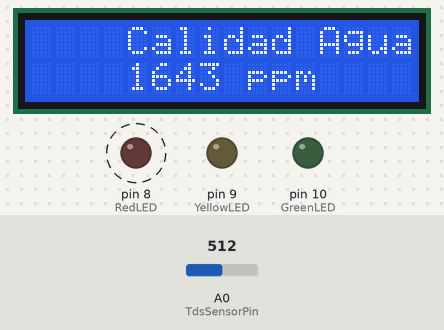
Bench run of a sketch on a simulated Arduino Uno, built with avr-gcc and run on an emulated ATmega328P. Parts: 16×2 character LCD, output pins drawn as LEDs (lit = HIGH). Dashed ring = blinking. The inputs (shaded band) are chosen by the test bench; at power-on: A0 (TdsSensorPin) = 512. What the sketch prints to the serial monitor is not drawn.

Above: at 0.92 s.
1.3 s: A0 (TdsSensorPin) set to 272
At 1.68 s:
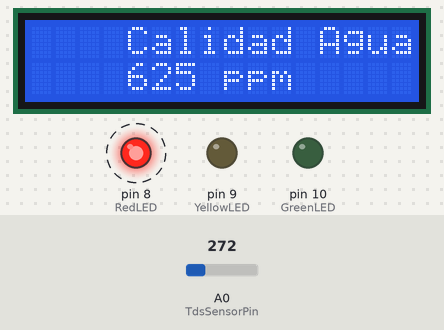
3.0 s: A0 (TdsSensorPin) set to 249
At 3.2 s:
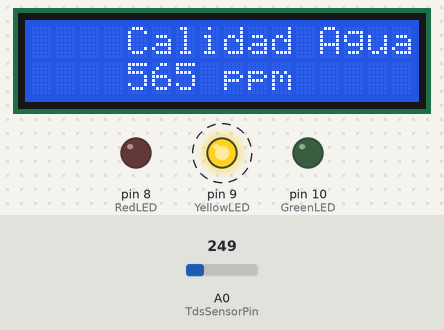
6.0 s: A0 (TdsSensorPin) set to 137
At 6.23 s:
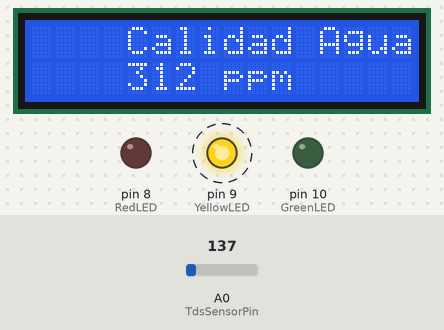
7.6 s: A0 (TdsSensorPin) set to 123
At 7.75 s:
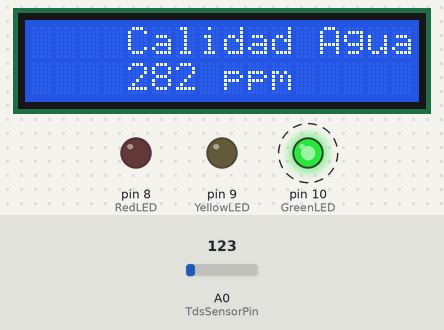
Timing chart, 0 to 11.6 s (numbered marks = the images above; inputs shaded):
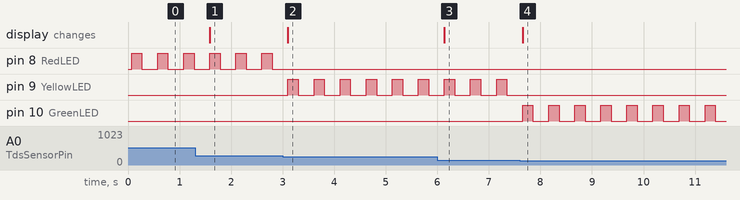

Measured:
- the behaviour switches between 263 and 262 on A0 (TdsSensorPin) (found by bisection; images 1 and 2)
- the behaviour switches between 132 and 131 on A0 (TdsSensorPin) (found by bisection; images 3 and 4)
- after the input at 1.3 s, the display: changes after 0.29 s (image 1)
- after the input at 3.0 s, pin 8 (RedLED): stops changing and stays LOW; pin 9 (YellowLED): alternates HIGH for 0.20 s and LOW for 0.31 s, starting after 0.10 s; the display: changes after 0.10 s (image 2)
- after the input at 6.0 s, the display: changes after 0.14 s (image 3)
- after the input at 7.6 s, pin 9 (YellowLED): stops changing and stays LOW; pin 10 (GreenLED): alternates HIGH for 0.20 s and LOW for 0.31 s, starting after 0.05 s; the display: changes after 0.05 s (image 4)
- by itself, pin 8 (RedLED): alternates HIGH for 0.20 s and LOW for 0.31 s

The sketch:

puresadelagua.ino
```cpp
#include <GravityTDS.h>

#include <EEPROM.h>
#include "GravityTDS.h"
#include <LiquidCrystal.h>

// Definimos el pin analógico donde irá conectado el medidor de partículas TDS
// y también los pines digitales donde irán conectaos los LEDS
#define TdsSensorPin A0
#define GreenLED 10
#define YellowLED 9
#define RedLED 8

// Instanciamos el objeto GravityTDS y LiquidCrystal para poder usar los sensores
GravityTDS gravityTds;
// LiquidCrystal(rs, e, d4, d5, d6, d7)
LiquidCrystal lcd(12, 11, 5, 4, 3, 2);

// El valor ppm leído por el sensor TDS varía en función de la temperatura
// por lo que es esencial definir la temperatura del agua o añadir un sensor
// de temperatura

// Definimos temperatura del agua a medir y el valor ppm en seco (0 ppm)
float temperature = 15, tdsValue = 0;

// Configuración inicial
void setup()
{
  Serial.begin(115200);

  // Inicializamos la pantalla LCD
  lcd.begin(16,2);

  // Configuramos el pin donde irá conectado el sensor TDS
  gravityTds.setPin(TdsSensorPin);
  // Definimos voltaje de referencia del ADC (5V en Arduino UNO)
  gravityTds.setAref(5.0);
  // Definimos el rango del ADC (1024 en Arduino UNO)
  gravityTds.setAdcRange(1024);
  // Inicializamos el sensor
  gravityTds.begin();

  // Configuramos como salida los pines donde están conectados loso LEDS
  pinMode(RedLED, OUTPUT);
  pinMode(YellowLED, OUTPUT);
  pinMode(GreenLED, OUTPUT);
}

// Ejecución contínua
void loop()
{
  // Ejecutamos la compensación por temperatura indicando la temperatura del agua a testear
  gravityTds.setTemperature(temperature);
  // Ejecutar una lectura
  gravityTds.update();
  // Obtener el valor en PPM
  tdsValue = gravityTds.getTdsValue();

  // Imprimimos por consola el valor leído
  Serial.print(tdsValue,0);
  Serial.println("ppm");

  // Limpiamos la pantalla
  lcd.clear();

  // Ponemos el cursor en la columna y fila deseada y escribimos la información
  lcd.setCursor(4, 0);
  lcd.print("Calidad Agua");
  lcd.setCursor(4, 1);
  lcd.print(tdsValue, 0);
  lcd.print(" ppm");

  // En función al valor leído por el sensor TDS, encendemos un LED u otro
  // para indicar la calidad del agua. Valores extraídos de la OMS.

  /* Según la OMS, el nivel de TDS ideal en agua (mg/l):
      Menos de 300: Excelente
      300 – 600: Bueno
      600 – 900: Regular
      900 – 1,200: Pobre
      Más de 1,200: Inaceptable
   */
  if(tdsValue > 0 && tdsValue <= 300){
    digitalWrite(GreenLED, HIGH);
    delay(200);
    digitalWrite(GreenLED, LOW);
    delay(200);
  }else if(tdsValue > 300 && tdsValue <= 600){
    digitalWrite(YellowLED, HIGH);
    delay(200);
    digitalWrite(YellowLED, LOW);
    delay(200);
  }else if(tdsValue > 600){
    digitalWrite(RedLED, HIGH);
    delay(200);
    digitalWrite(RedLED, LOW);
    delay(200);
  }

  delay(100);
}
```
